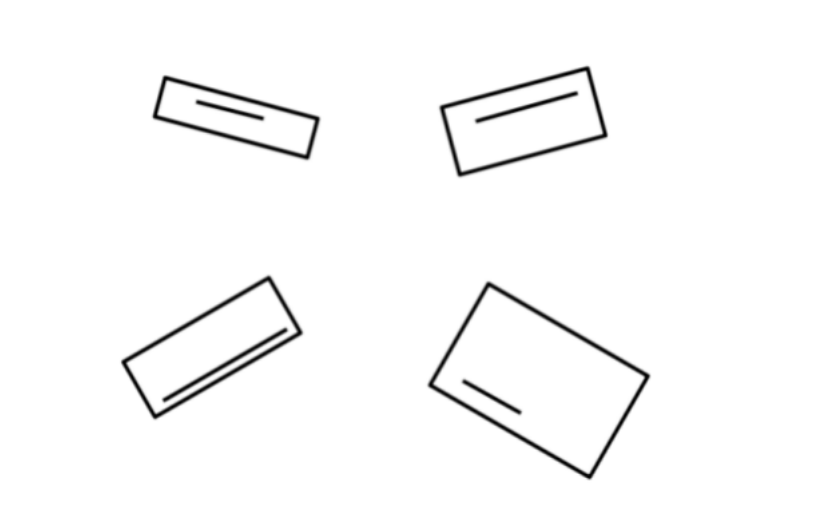
#> input picture Task 2/task-2.png, 815 x 521 px
$ python Rectangle_Alignment.py
#> lines starting #> are read from the running program, lines starting #| are printed output that depends on the picture; after the words box and inside, x2 and y2 are one past the last pixel; in counts of white or black regions, pixels touching at a corner belong together
#> further down, image is the input picture: shape (521, 815, 3); min 1, max 255, mean 249.5
# Importing the required libraries
import cv2
import numpy as np


# Function definition for aligning rectangles
def align_rectangles(image):
    # Input images converted into grayscale
    gray = cv2.cvtColor(image, cv2.COLOR_BGR2GRAY)

    # Threshold operation on grayscale image
    _, binary = cv2.threshold(gray, 0, 255, cv2.THRESH_BINARY_INV + cv2.THRESH_OTSU)
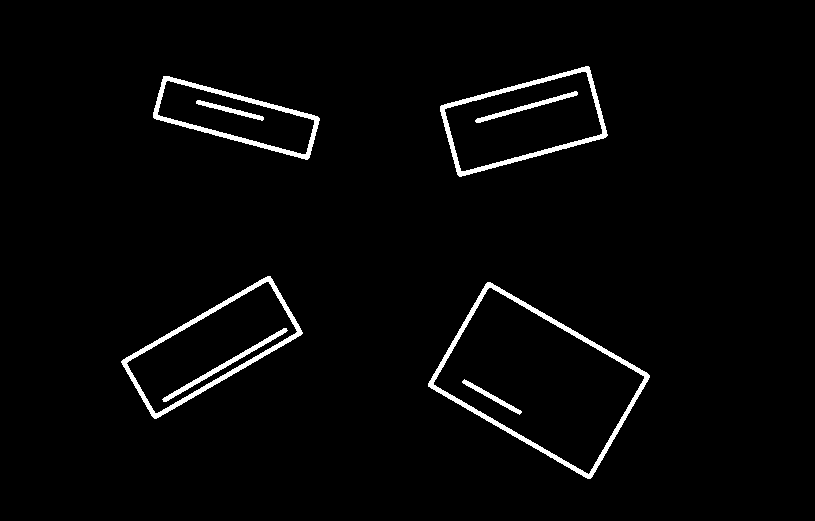
#> binary: shape (521, 815); 2.5% white; 8 white regions

    # Discovering contours in the binary image
    contours, _ = cv2.findContours(binary, cv2.RETR_EXTERNAL, cv2.CHAIN_APPROX_SIMPLE)
#> contours = 4 contours; box (x1, y1, x2, y2) and area: (428, 282, 650, 479) 22710, (121, 276, 303, 419) 11578, (440, 66, 608, 177) 11338, (153, 76, 320, 160) 7128

    # Empty list to store information about rectangle images.
    aligned_images = []

    # Looping over each contour
    for contour in contours:
        rect = cv2.minAreaRect(contour)
        box = cv2.boxPoints(rect)
        box = np.int0(box)

        # Calculating the angle of rotation for aligning the rectangle.
        width, height = rect[1]
        if width > height:
            angle = rect[2]
        else:
            angle = rect[2] + 90

        # Finfding rotation matrix and applying transformation
        rotation_matrix = cv2.getRotationMatrix2D(rect[0], angle, 1)
        aligned_image = cv2.warpAffine(image, rotation_matrix, (image.shape[1], image.shape[0]))

        # Croping the aligned image to remove any borders or areas
        rect_points = cv2.transform(np.array([box]), rotation_matrix).squeeze().astype(int)
        x, y, w, h = cv2.boundingRect(rect_points)
        aligned_image = aligned_image[y:y + 2*h, x:x + 2*w]

        aligned_images.append(aligned_image)
#> this loop made 4 passes
#> (rect, box, width, height, angle, rotation_matrix, rect_points, x) on passes 1 to 3: (((538.5, 380.1), (121.7, 189), -60), [[589, 480], [426, 385], [487, 280], [650, 374]], 121.7, 189, 30, [[0.866, 0.5, -117.9], [-0.5, 0.866, 320.2]], [[632, 441], [444, 441], [444, 319], [632, 319]], 444), (((211.5, 346.9), (172.8, 68.33), -30.03), [[153, 419], [119, 360], [269, 274], [303, 333]], 172.8, 68.33, -30.03, [[0.866, -0.501, 202], [0.501, 0.866, -59.26]], [[125, 380], [125, 312], [298, 313], [298, 381]], 125), (((235.7, 117.2), (45.12, 162.7), -75.01), [[308, 160], [151, 117], [162, 74], [320, 116]], 45.12, 162.7, 14.99, [[0.966, 0.259, -22.29], [-0.259, 0.966, 64.94]], [[317, 140], [154, 139], [153, 95], [317, 94]], 153)
#> pass 1, in align_rectangles, `aligned_image = cv2.warpAffine(image, rotation_matrix, (image.shape[1]..`:
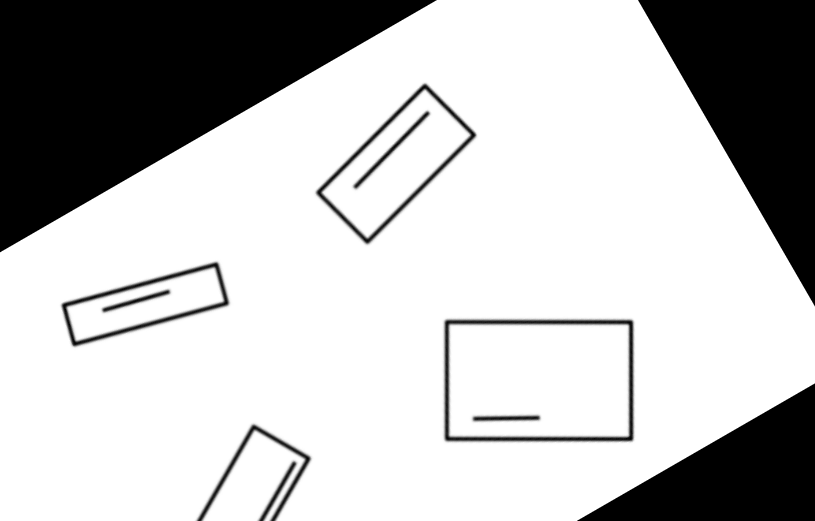
#> aligned_image: shape (521, 815, 3); min 0, max 255, mean 190.9
#> pass 1, in align_rectangles, `aligned_image = aligned_image[y:y + 2*h, x:x + 2*w]`:
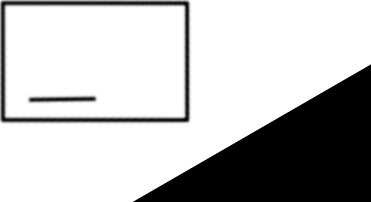
#> aligned_image: shape (202, 371, 3); min 0, max 255, mean 190.2
#> pass 2, in align_rectangles, `aligned_image = cv2.warpAffine(image, rotation_matrix, (image.shape[1]..`:
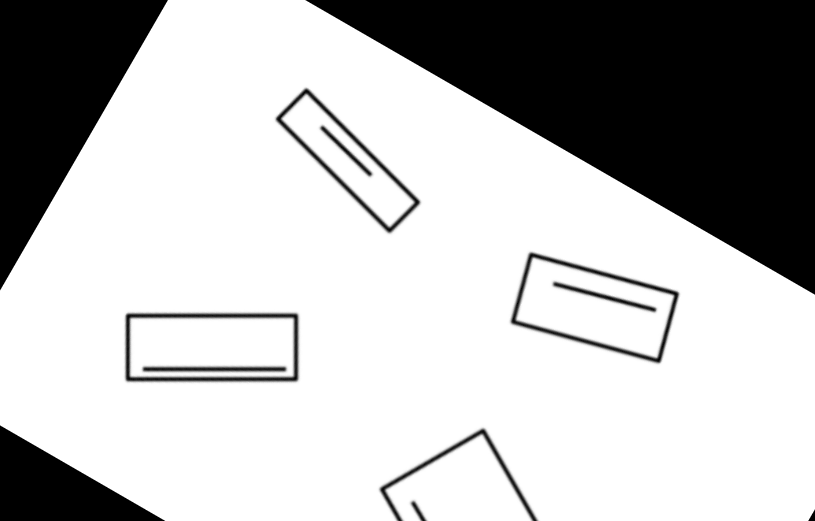
#> aligned_image: shape (521, 815, 3); min 0, max 255, mean 185.9
#> pass 2, in align_rectangles, `aligned_image = aligned_image[y:y + 2*h, x:x + 2*w]`:
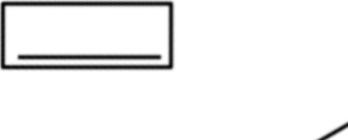
#> aligned_image: shape (140, 348, 3); min 4, max 255, mean 241.6
#> after the loop, aligned_images = 4 items

    return aligned_images


# reading images
image = cv2.imread('task-2.png')
aligned_images = align_rectangles(image)
#> aligned_images = 4 items

# displaying the aligned images
for i, aligned_image in enumerate(aligned_images):
    cv2.imshow(f'Aligned Image {i + 1}', aligned_image)
#> this loop made 4 passes

# closing displayed windows
cv2.waitKey(0)
cv2.destroyAllWindows()
